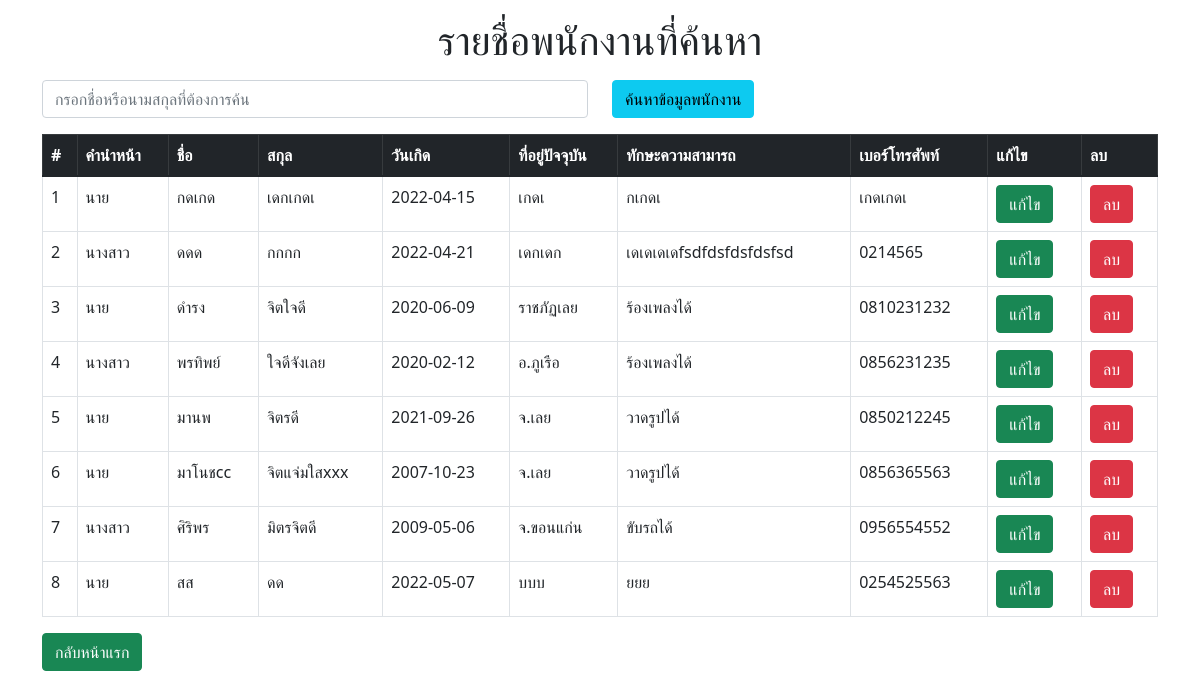
The page /searchdata.php on the database its author committed.
### tables this page shows
CREATE TABLE `employee` (
  `emp_id` int(10) NOT NULL,
  `emp_title` varchar(20) NOT NULL,
  `emp_name` varchar(50) NOT NULL,
  `emp_surname` varchar(50) NOT NULL,
  `emp_birthday` date NOT NULL,
  `emp_adr` text NOT NULL,
  `emp_skill` text NOT NULL,
  `emp_tel` varchar(20) NOT NULL,
  `emp_user` varchar(20) NOT NULL,
  `emp_pass` varchar(32) NOT NULL,
  `emp_level` varchar(1) NOT NULL,
  `d_id` int(3) NOT NULL
);

### searchdata.php (the view, shortened to what this page needs)
<?php
require('dbconnect.php');
$emp_data = $_POST["emp_data"];
$sql = "SELECT * FROM employee WHERE emp_name LIKE '%$emp_data%' OR emp_surname LIKE '%$emp_data%' ORDER BY emp_name ASC ";
$result = mysqli_query($con, $sql);
$count = mysqli_num_rows($result);
$order = 1;
?>
<!doctype html>
<html lang="en">
<head>
  <link href="https://cdn.jsdelivr.net/npm/bootstrap@5.1.1/dist/css/bootstrap.min.css" rel="stylesheet">
</head>
<body>
  <div class="container">
    <h1 class="text-center mt-3">รายชื่อพนักงานที่ค้นหา</h1>
    <form action="searchdata.php" class="form-group my-3" method="POST">
      <div class="row">
        <div class="col-6">
          <input type="text" placeholder="กรอกชื่อหรือนามสกุลที่ต้องการค้น" class="form-control" name="emp_data" required>
        </div>
        <div class="col-6">
          <input type="submit" value="ค้นหาข้อมูลพนักงาน" class="btn btn-info">
        </div>
      </div>
    </form>
    <?php if ($count > 0) { ?>
      <table class="table table-bordered">
        <thead class="table-dark">
          <tr>
            <th>#</th>
            <th>คำนำหน้า</th>
            <th>ชื่อ</th>
            <th>สกุล</th>
            <th>วันเกิด</th>
            <th>ที่อยู่ปัจจุบัน</th>
            <th>ทักษะความสามารถ</th>
            <th>เบอร์โทรศัพท์</th>
            <th>แก้ไข</th>
            <th>ลบ</th>
          </tr>
        </thead>
        <tbody>
          <?php while ($row = mysqli_fetch_assoc($result)) {
          ?>
            <tr>
              <td><?php echo $order++; ?></td>
              <td><?php echo $row["emp_title"]; ?></td>
              <td><?php echo $row["emp_name"]; ?></td>
              <td><?php echo $row["emp_surname"]; ?></td>
              <td><?php echo $row["emp_birthday"]; ?></td>
              <td><?php echo $row["emp_adr"]; ?></td>
              <td><?php echo $row["emp_skill"]; ?></td>
              <td><?php echo $row["emp_tel"]; ?></td>
              <td><a href="editformdata.php?emp_id=<?php echo $row["emp_id"] ?>" class="btn btn-success">แก้ไข</a></td>
              <td><a href="deletedata.php?emp_id=<?php echo $row["emp_id"] ?>" class="btn btn-danger" onclick="return confirm('ยืนยันการลบข้อมูล')">ลบ</a></td>
            </tr>
          <?php } ?>
        </tbody>
      </table>
    <?php } else { ?>
      <div class="alert alert-danger">
        <b>ไม่พบข้อมูลพนักงาน!!</b>
      </div>
    <?php } ?>
    <a href="index.php" class="btn btn-success">กลับหน้าแรก</a>
  </div>
</body>
</html>

### rows shown on the page
employee: emp_title "นาย", emp_name "กดเกด", emp_surname "เดกเกดเ", emp_birthday "2022-04-15", emp_adr "เกดเ", emp_skill "กเกดเ", emp_tel "เกดเกดเ"
employee: emp_title "นางสาว", emp_name "ดดด", emp_surname "กกกก", emp_birthday "2022-04-21", emp_adr "เดกเดก", emp_skill "เดเดเดเดfsdfdsfdsfdsfsd", emp_tel "0214565"
employee: emp_title "นาย", emp_name "ดำรง", emp_surname "จิตใจดี", emp_birthday "2020-06-09", emp_adr "ราชภัฏเลย", emp_skill "ร้องเพลงได้", emp_tel "0810231232"
employee: emp_title "นางสาว", emp_name "พรทิพย์", emp_surname "ใจดีจังเลย", emp_birthday "2020-02-12", emp_adr "อ.ภูเรือ", emp_skill "ร้องเพลงได้", emp_tel "0856231235"
employee: emp_title "นาย", emp_name "มานพ", emp_surname "จิตรดี", emp_birthday "2021-09-26", emp_adr "จ.เลย", emp_skill "วาดรูปได้", emp_tel "0850212245"
employee: emp_title "นาย", emp_name "มาโนชcc", emp_surname "จิตแจ่มใสxxx", emp_birthday "2007-10-23", emp_adr "จ.เลย", emp_skill "วาดรูปได้", emp_tel "0856365563"
employee: emp_title "นางสาว", emp_name "ศิริพร", emp_surname "มิตรจิตดี", emp_birthday "2009-05-06", emp_adr "จ.ขอนแก่น", emp_skill "ขับรถได้", emp_tel "0956554552"
employee: emp_title "นาย", emp_name "สส", emp_surname "ดด", emp_birthday "2022-05-07", emp_adr "บบบ", emp_skill "ยยย", emp_tel "0254525563"
